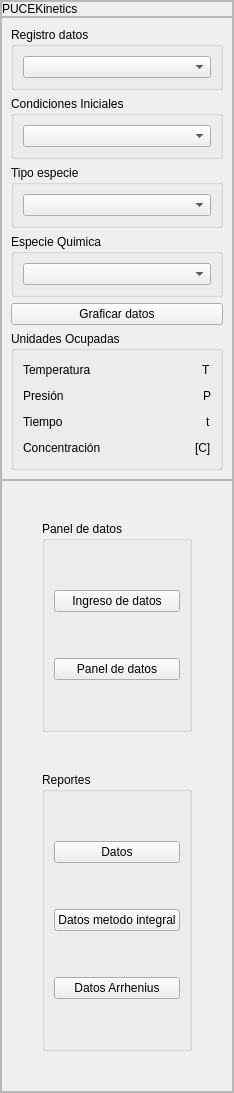
        <widget class="QFrame" name="menu_derecho">
         <property name="maximumSize">
          <size>
           <width>250</width>
           <height>16777215</height>
          </size>
         </property>
         <property name="styleSheet">
          <string notr="true">/*background-color: rgb(230, 230, 230);</string>
         </property>
         <property name="frameShape">
          <enum>QFrame::StyledPanel</enum>
         </property>
         <property name="frameShadow">
          <enum>QFrame::Raised</enum>
         </property>
         <layout class="QVBoxLayout" name="verticalLayout_7">
          <property name="spacing">
           <number>0</number>
          </property>
          <property name="leftMargin">
           <number>0</number>
          </property>
          <property name="topMargin">
           <number>0</number>
          </property>
          <property name="rightMargin">
           <number>0</number>
          </property>
          <property name="bottomMargin">
           <number>0</number>
          </property>
          <item>
           <widget class="QFrame" name="frame_4">
            <property name="maximumSize">
             <size>
              <width>16777215</width>
              <height>60</height>
             </size>
            </property>
            <property name="frameShape">
             <enum>QFrame::StyledPanel</enum>
            </property>
            <property name="frameShadow">
             <enum>QFrame::Raised</enum>
            </property>
            <layout class="QHBoxLayout" name="horizontalLayout_2">
             <property name="spacing">
              <number>0</number>
             </property>
             <property name="leftMargin">
              <number>0</number>
             </property>
             <property name="topMargin">
              <number>0</number>
             </property>
             <property name="rightMargin">
              <number>0</number>
             </property>
             <property name="bottomMargin">
              <number>0</number>
             </property>
             <item>
              <widget class="QLabel" name="label">
               <property name="maximumSize">
                <size>
                 <width>16777215</width>
                 <height>60</height>
                </size>
               </property>
               <property name="text">
                <string>PUCEKinetics</string>
               </property>
               <property name="textFormat">
                <enum>Qt::AutoText</enum>
               </property>
               <property name="scaledContents">
                <bool>false</bool>
               </property>
               <property name="wordWrap">
                <bool>false</bool>
               </property>
              </widget>
             </item>
            </layout>
           </widget>
          </item>
          <item>
           <widget class="QFrame" name="frame_3">
            <property name="frameShape">
             <enum>QFrame::StyledPanel</enum>
            </property>
            <property name="frameShadow">
             <enum>QFrame::Raised</enum>
            </property>
            <layout class="QVBoxLayout" name="verticalLayout_3">
             <item>
              <widget class="QGroupBox" name="groupBox_2">
               <property name="title">
                <string>Registro datos</string>
               </property>
               <layout class="QVBoxLayout" name="verticalLayout_9">
                <item>
                 <widget class="QComboBox" name="registro_datos_box"/>
                </item>
               </layout>
              </widget>
             </item>
             <item>
              <widget class="QGroupBox" name="groupBox_17">
               <property name="title">
                <string>Condiciones Iniciales</string>
               </property>
               <layout class="QHBoxLayout" name="horizontalLayout_8">
                <item>
                 <widget class="QComboBox" name="filtro_datos_box_3"/>
                </item>
               </layout>
              </widget>
             </item>
             <item>
              <widget class="QGroupBox" name="groupBox_3">
               <property name="title">
                <string>Tipo especie</string>
               </property>
               <layout class="QVBoxLayout" name="verticalLayout_13">
                <item>
                 <widget class="QComboBox" name="filtro_datos_box"/>
                </item>
               </layout>
              </widget>
             </item>
             <item>
              <widget class="QGroupBox" name="groupBox_4">
               <property name="title">
                <string>Especie Quimica</string>
               </property>
               <layout class="QVBoxLayout" name="verticalLayout_16">
                <item>
                 <widget class="QComboBox" name="filtro_datos_box_2"/>
                </item>
               </layout>
              </widget>
             </item>
             <item>
              <widget class="QPushButton" name="graficar_datos_btn">
               <property name="text">
                <string>Graficar datos</string>
               </property>
              </widget>
             </item>
             <item>
              <widget class="QGroupBox" name="groupBox">
               <property name="title">
                <string>Unidades Ocupadas</string>
               </property>
               <layout class="QVBoxLayout" name="verticalLayout_19">
                <item>
                 <layout class="QHBoxLayout" name="horizontalLayout_17">
                  <item>
                   <widget class="QLabel" name="temp_u_e">
                    <property name="text">
                     <string>Temperatura</string>
                    </property>
                   </widget>
                  </item>
                  <item>
                   <spacer name="horizontalSpacer_10">
                    <property name="orientation">
                     <enum>Qt::Horizontal</enum>
                    </property>
                    <property name="sizeHint" stdset="0">
                     <size>
                      <width>40</width>
                      <height>20</height>
                     </size>
                    </property>
                   </spacer>
                  </item>
                  <item>
                   <widget class="QLabel" name="temp_u_l">
                    <property name="layoutDirection">
                     <enum>Qt::LeftToRight</enum>
                    </property>
                    <property name="text">
                     <string>T</string>
                    </property>
                   </widget>
                  </item>
                 </layout>
                </item>
                <item>
                 <layout class="QHBoxLayout" name="horizontalLayout_18">
                  <item>
                   <widget class="QLabel" name="p_u_e">
                    <property name="text">
                     <string>Presión</string>
                    </property>
                   </widget>
                  </item>
                  <item>
                   <spacer name="horizontalSpacer_11">
                    <property name="orientation">
                     <enum>Qt::Horizontal</enum>
                    </property>
                    <property name="sizeHint" stdset="0">
                     <size>
                      <width>40</width>
                      <height>20</height>
                     </size>
                    </property>
                   </spacer>
                  </item>
                  <item>
                   <widget class="QLabel" name="p_u_l">
                    <property name="text">
                     <string>P</string>
                    </property>
                   </widget>
                  </item>
                 </layout>
                </item>
                <item>
                 <layout class="QHBoxLayout" name="horizontalLayout_19">
                  <item>
                   <widget class="QLabel" name="t_u_e">
                    <property name="text">
                     <string>Tiempo</string>
                    </property>
                   </widget>
                  </item>
                  <item>
                   <spacer name="horizontalSpacer_12">
                    <property name="orientation">
                     <enum>Qt::Horizontal</enum>
                    </property>
                    <property name="sizeHint" stdset="0">
                     <size>
                      <width>40</width>
                      <height>20</height>
                     </size>
                    </property>
                   </spacer>
                  </item>
                  <item>
                   <widget class="QLabel" name="t_u_label">
                    <property name="layoutDirection">
                     <enum>Qt::LeftToRight</enum>
                    </property>
                    <property name="text">
                     <string>t</string>
                    </property>
                   </widget>
                  </item>
                 </layout>
                </item>
                <item>
                 <layout class="QHBoxLayout" name="horizontalLayout_20">
                  <item>
                   <widget class="QLabel" name="c_u_e">
                    <property name="text">
                     <string>Concentración</string>
                    </property>
                   </widget>
                  </item>
                  <item>
                   <spacer name="horizontalSpacer_13">
                    <property name="orientation">
                     <enum>Qt::Horizontal</enum>
                    </property>
                    <property name="sizeHint" stdset="0">
                     <size>
                      <width>40</width>
                      <height>20</height>
                     </size>
                    </property>
                   </spacer>
                  </item>
                  <item>
                   <widget class="QLabel" name="c_u_label">
                    <property name="text">
                     <string>[C]</string>
                    </property>
                   </widget>
                  </item>
                 </layout>
                </item>
               </layout>
              </widget>
             </item>
            </layout>
           </widget>
          </item>
          <item>
           <widget class="QFrame" name="frame_7">
            <property name="frameShape">
             <enum>QFrame::StyledPanel</enum>
            </property>
            <property name="frameShadow">
             <enum>QFrame::Raised</enum>
            </property>
            <layout class="QVBoxLayout" name="verticalLayout_5">
             <property name="spacing">
              <number>0</number>
             </property>
             <property name="leftMargin">
              <number>0</number>
             </property>
             <property name="topMargin">
              <number>0</number>
             </property>
             <property name="rightMargin">
              <number>0</number>
             </property>
             <property name="bottomMargin">
              <number>0</number>
             </property>
             <item>
              <layout class="QHBoxLayout" name="horizontalLayout_3">
               <item>
                <spacer name="horizontalSpacer_14">
                 <property name="orientation">
                  <enum>Qt::Horizontal</enum>
                 </property>
                 <property name="sizeHint" stdset="0">
                  <size>
                   <width>40</width>
                   <height>20</height>
                  </size>
                 </property>
                </spacer>
               </item>
               <item>
                <layout class="QVBoxLayout" name="verticalLayout_4">
                 <property name="spacing">
                  <number>0</number>
                 </property>
                 <item>
                  <spacer name="verticalSpacer_11">
                   <property name="orientation">
                    <enum>Qt::Vertical</enum>
                   </property>
                   <property name="sizeHint" stdset="0">
                    <size>
                     <width>20</width>
                     <height>40</height>
                    </size>
                   </property>
                  </spacer>
                 </item>
                 <item>
                  <widget class="QGroupBox" name="groupBox_20">
                   <property name="title">
                    <string>Panel de datos</string>
                   </property>
                   <layout class="QVBoxLayout" name="verticalLayout_20">
                    <item>
                     <spacer name="verticalSpacer_16">
                      <property name="orientation">
                       <enum>Qt::Vertical</enum>
                      </property>
                      <property name="sizeHint" stdset="0">
                       <size>
                        <width>20</width>
                        <height>40</height>
                       </size>
                      </property>
                     </spacer>
                    </item>
                    <item>
                     <widget class="QPushButton" name="ingreso_datos_btn">
                      <property name="text">
                       <string>Ingreso de datos</string>
                      </property>
                     </widget>
                    </item>
                    <item>
                     <spacer name="verticalSpacer_12">
                      <property name="orientation">
                       <enum>Qt::Vertical</enum>
                      </property>
                      <property name="sizeHint" stdset="0">
                       <size>
                        <width>20</width>
                        <height>40</height>
                       </size>
                      </property>
                     </spacer>
                    </item>
                    <item>
                     <widget class="QPushButton" name="panel_datos_btn">
                      <property name="text">
                       <string>Panel de datos</string>
                      </property>
                     </widget>
                    </item>
                    <item>
                     <spacer name="verticalSpacer_13">
                      <property name="orientation">
                       <enum>Qt::Vertical</enum>
                      </property>
                      <property name="sizeHint" stdset="0">
                       <size>
                        <width>20</width>
                        <height>40</height>
                       </size>
                      </property>
                     </spacer>
                    </item>
                   </layout>
                  </widget>
                 </item>
                 <item>
                  <spacer name="verticalSpacer_14">
                   <property name="orientation">
                    <enum>Qt::Vertical</enum>
                   </property>
                   <property name="sizeHint" stdset="0">
                    <size>
                     <width>20</width>
                     <height>40</height>
                    </size>
                   </property>
                  </spacer>
                 </item>
                 <item>
                  <widget class="QGroupBox" name="groupBox_21">
                   <property name="title">
                    <string>Reportes</string>
                   </property>
                   <layout class="QVBoxLayout" name="verticalLayout_21">
                    <item>
                     <spacer name="verticalSpacer_17">
                      <property name="orientation">
                       <enum>Qt::Vertical</enum>
                      </property>
                      <property name="sizeHint" stdset="0">
                       <size>
                        <width>20</width>
                        <height>40</height>
                       </size>
                      </property>
                     </spacer>
                    </item>
                    <item>
                     <widget class="QPushButton" name="rep1">
                      <property name="text">
                       <string>Datos</string>
                      </property>
                     </widget>
                    </item>
                    <item>
                     <spacer name="verticalSpacer_19">
                      <property name="orientation">
                       <enum>Qt::Vertical</enum>
                      </property>
                      <property name="sizeHint" stdset="0">
                       <size>
                        <width>20</width>
                        <height>40</height>
                       </size>
                      </property>
                     </spacer>
                    </item>
                    <item>
                     <widget class="QPushButton" name="rep_mi">
                      <property name="text">
                       <string>Datos metodo integral</string>
                      </property>
                     </widget>
                    </item>
                    <item>
                     <spacer name="verticalSpacer_20">
                      <property name="orientation">
                       <enum>Qt::Vertical</enum>
                      </property>
                      <property name="sizeHint" stdset="0">
                       <size>
                        <width>20</width>
                        <height>40</height>
                       </size>
                      </property>
                     </spacer>
                    </item>
                    <item>
                     <widget class="QPushButton" name="rep_arrh">
                      <property name="text">
                       <string>Datos Arrhenius</string>
                      </property>
                     </widget>
                    </item>
                    <item>
                     <spacer name="verticalSpacer_9">
                      <property name="orientation">
                       <enum>Qt::Vertical</enum>
                      </property>
                      <property name="sizeHint" stdset="0">
                       <size>
                        <width>20</width>
                        <height>40</height>
                       </size>
                      </property>
                     </spacer>
                    </item>
                   </layout>
                  </widget>
                 </item>
                 <item>
                  <spacer name="verticalSpacer_15">
                   <property name="orientation">
                    <enum>Qt::Vertical</enum>
                   </property>
                   <property name="sizeHint" stdset="0">
                    <size>
                     <width>20</width>
                     <height>40</height>
                    </size>
                   </property>
                  </spacer>
                 </item>
                </layout>
               </item>
               <item>
                <spacer name="horizontalSpacer">
                 <property name="orientation">
                  <enum>Qt::Horizontal</enum>
                 </property>
                 <property name="sizeHint" stdset="0">
                  <size>
                   <width>40</width>
                   <height>20</height>
                  </size>
                 </property>
                </spacer>
               </item>
              </layout>
             </item>
            </layout>
           </widget>
          </item>
         </layout>
        </widget>
